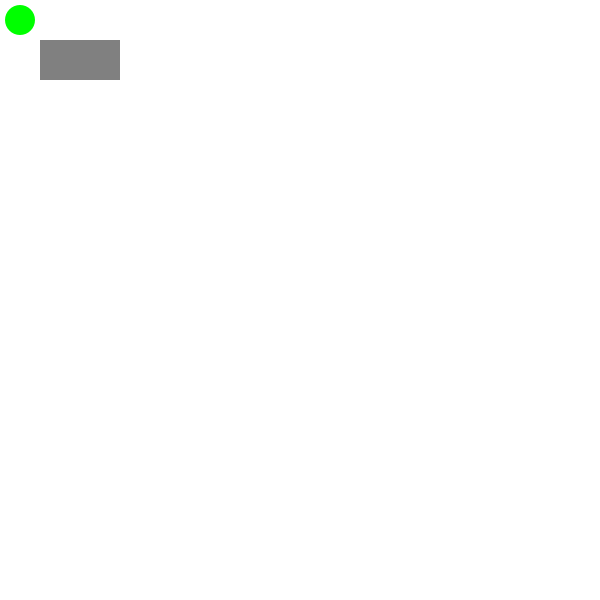
Frame 1 (no input)
Frame 60 (the mouse pressed at the canvas centre just before this capture): identical to frame 1, image omitted
Frame 120 (the mouse held since frame 60 and released just before this capture): identical to frame 1, image omitted

The Processing sketch that drew this single still picture (run headless with seeded random() and noise(); from frame 60 on, the mouse is pressed at the canvas centre):

// Processing sketch: tresure_hant_ex1
// ── tresure_hant_ex1.pde
int xpos=0, ypos=0;
boolean over = false;
int mazew=15,mazeh=15;
int[][] maze = new int[mazeh][mazew];
int start=0;
float passed=0;

void make_maze() {
  int[] dx = {-1,1,0,0};
  int[] dy = {0,0,1,-1};
  for (int y=1; y<mazeh-1; y+=2) {
    for (int x=1; x<mazew-1; x+=2) {
      maze[y][x] = 1;
      int d = int(random(3));
      if (y == 1)
        d = int(random(4));
      maze[y+dy[d]][x+dx[d]] = 1;
    }
  }
}

void set_tresure() {
  while (true) {
    int tresurex = int(random(1,mazew-1));
    int tresurey = int(random(1,mazeh-1));
    if (maze[tresurey][tresurex] == 0) {
      maze[tresurey][tresurex] = 2;
      break;
    }
  }
}

void setup() {
  size(600,600);
  noStroke();
  make_maze();
  set_tresure();
  start = millis();
}

void draw() {
  background(255);
  fill(128);
  for (int y=0; y<mazeh; y++) {
    for (int x=0; x<mazew; x++) {
      if (maze[y][x] == 1
          && x <= xpos+2
          && x >= xpos-2
          && y <= ypos+2
          && y >= ypos-2)
        rect(x*40, y*40, 40, 40);
    }
  }

  if (over)
    fill(255, 0, 0);
  else
    fill(0,255,0);
  ellipse(xpos*40+20, ypos*40+20, 30, 30);

  if (maze[ypos][xpos] == 2) {
    textSize(30);
    textAlign(CENTER);
    text("FIND!!",width/2,height/2);
    if (passed == 0)
      passed = (millis()-start)/1000.0;
    text(passed,width/2,height/2+40);
    over = true;
    return;
  }
}

void keyPressed() {
  if (over)
    return;
  int dx = xpos;
  int dy = ypos;
  if (keyCode == UP)
    dy -= 1;
  if (keyCode == DOWN)
    dy += 1;
  if (keyCode == LEFT)
    dx -= 1;
  if (keyCode == RIGHT)
    dx += 1;
  if (0 <= dx && dx < mazew && 0 <= dy && dy < mazeh) {
    if (maze[dy][dx] != 1) {
      xpos = dx;
      ypos = dy;
    }
  }
}
